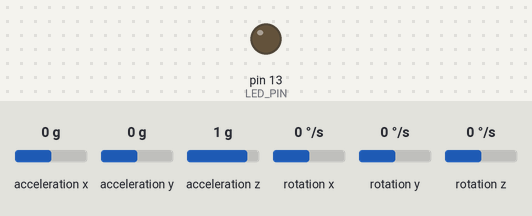
A sketch run on a simulated Arduino Leonardo, built with avr-gcc and run on an emulated ATmega32U4. Shown: output pins drawn as LEDs (lit = HIGH). Dashed ring = blinking. The test bench sets the inputs (shaded band); at power-on: acceleration x 0 g, acceleration y 0 g, acceleration z 1 g, rotation x 0 °/s, rotation y 0 °/s, rotation z 0 °/s. What the sketch prints to the serial monitor is not drawn.

Above: at 0.1 s.
At 0.67 s:
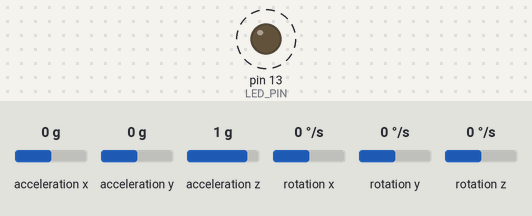
Timing chart, 0 to 3.5 s (numbered marks = the images above):
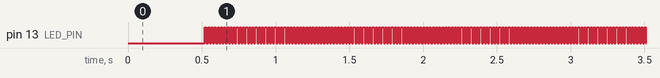

The sketch:

MPU6050_DMP6.ino
```cpp
// I2C device class (I2Cdev) demonstration Arduino sketch for MPU6050 class using DMP (MotionApps v2.0)
// 6/21/2012 by Jeff Rowberg <jeff@rowberg.net>
// Updates should (hopefully) always be available at https://github.com/jrowberg/i2cdevlib
//
// Changelog:
//      2013-05-08 - added seamless Fastwire support
//                 - added note about gyro calibration
//      2012-06-21 - added note about Arduino 1.0.1 + Leonardo compatibility error
//      2012-06-20 - improved FIFO overflow handling and simplified read process
//      2012-06-19 - completely rearranged DMP initialization code and simplification
//      2012-06-13 - pull gyro and accel data from FIFO packet instead of reading directly
//      2012-06-09 - fix broken FIFO read sequence and change interrupt detection to RISING
//      2012-06-05 - add gravity-compensated initial reference frame acceleration output
//                 - add 3D math helper file to DMP6 example sketch
//                 - add Euler output and Yaw/Pitch/Roll output formats
//      2012-06-04 - remove accel offset clearing for better results (thanks Sungon Lee)
//      2012-06-01 - fixed gyro sensitivity to be 2000 deg/sec instead of 250
//      2012-05-30 - basic DMP initialization working

/* ============================================
I2Cdev device library code is placed under the MIT license
Copyright (c) 2012 Jeff Rowberg

Permission is hereby granted, free of charge, to any person obtaining a copy
of this software and associated documentation files (the "Software"), to deal
in the Software without restriction, including without limitation the rights
to use, copy, modify, merge, publish, distribute, sublicense, and/or sell
copies of the Software, and to permit persons to whom the Software is
furnished to do so, subject to the following conditions:

The above copyright notice and this permission notice shall be included in
all copies or substantial portions of the Software.

THE SOFTWARE IS PROVIDED "AS IS", WITHOUT WARRANTY OF ANY KIND, EXPRESS OR
IMPLIED, INCLUDING BUT NOT LIMITED TO THE WARRANTIES OF MERCHANTABILITY,
FITNESS FOR A PARTICULAR PURPOSE AND NONINFRINGEMENT. IN NO EVENT SHALL THE
AUTHORS OR COPYRIGHT HOLDERS BE LIABLE FOR ANY CLAIM, DAMAGES OR OTHER
LIABILITY, WHETHER IN AN ACTION OF CONTRACT, TORT OR OTHERWISE, ARISING FROM,
OUT OF OR IN CONNECTION WITH THE SOFTWARE OR THE USE OR OTHER DEALINGS IN
THE SOFTWARE.
===============================================
*/

// I2Cdev and MPU6050 must be installed as libraries, or else the .cpp/.h files
// for both classes must be in the include path of your project
#include "I2Cdev.h"

#include "MPU6050_6Axis_MotionApps20.h"
//#include "MPU6050.h" // not necessary if using MotionApps include file

// Arduino Wire library is required if I2Cdev I2CDEV_ARDUINO_WIRE implementation
// is used in I2Cdev.h
#if I2CDEV_IMPLEMENTATION == I2CDEV_ARDUINO_WIRE
    #include "Wire.h"
#endif

// class default I2C address is 0x68
// specific I2C addresses may be passed as a parameter here
// AD0 low = 0x68 (default for SparkFun breakout and InvenSense evaluation board)
// AD0 high = 0x69
MPU6050 mpu;
//MPU6050 mpu(0x69); // <-- use for AD0 high

/* =========================================================================
   NOTE: In addition to connection 3.3v, GND, SDA, and SCL, this sketch
   depends on the MPU-6050's INT pin being connected to the Arduino's
   external interrupt #0 pin. On the Arduino Uno and Mega 2560, this is
   digital I/O pin 2.
 * ========================================================================= */

/* =========================================================================
   NOTE: Arduino v1.0.1 with the Leonardo board generates a compile error
   when using Serial.write(buf, len). The Teapot output uses this method.
   The solution requires a modification to the Arduino USBAPI.h file, which
   is fortunately simple, but annoying. This will be fixed in the next IDE
   release. For more info, see these links:

   http://arduino.cc/forum/index.php/topic,109987.0.html
   http://code.google.com/p/arduino/issues/detail?id=958
 * ========================================================================= */


// uncomment "OUTPUT_READABLE_QUATERNION" if you want to see the actual
// quaternion components in a [w, x, y, z] format (not best for parsing
// on a remote host such as Processing or something though)
//#define OUTPUT_READABLE_QUATERNION

// uncomment "OUTPUT_READABLE_EULER" if you want to see Euler angles
// (in degrees) calculated from the quaternions coming from the FIFO.
// Note that Euler angles suffer from gimbal lock (for more info, see
// http://en.wikipedia.org/wiki/Gimbal_lock)
//#define OUTPUT_READABLE_EULER

// uncomment "OUTPUT_READABLE_YAWPITCHROLL" if you want to see the yaw/
// pitch/roll angles (in degrees) calculated from the quaternions coming
// from the FIFO. Note this also requires gravity vector calculations.
// Also note that yaw/pitch/roll angles suffer from gimbal lock (for
// more info, see: http://en.wikipedia.org/wiki/Gimbal_lock)
#define OUTPUT_READABLE_YAWPITCHROLL

// uncomment "OUTPUT_READABLE_REALACCEL" if you want to see acceleration
// components with gravity removed. This acceleration reference frame is
// not compensated for orientation, so +X is always +X according to the
// sensor, just without the effects of gravity. If you want acceleration
// compensated for orientation, us OUTPUT_READABLE_WORLDACCEL instead.
//#define OUTPUT_READABLE_REALACCEL

// uncomment "OUTPUT_READABLE_WORLDACCEL" if you want to see acceleration
// components with gravity removed and adjusted for the world frame of
// reference (yaw is relative to initial orientation, since no magnetometer
// is present in this case). Could be quite handy in some cases.
//#define OUTPUT_READABLE_WORLDACCEL

// uncomment "OUTPUT_TEAPOT" if you want output that matches the
// format used for the InvenSense teapot demo
//#define OUTPUT_TEAPOT


#define LED_PIN 13 // (Arduino is 13, Teensy is 11, Teensy++ is 6)
bool blinkState = false;

// MPU control/status vars
bool dmpReady = false;  // set true if DMP init was successful
uint8_t mpuIntStatus;   // holds actual interrupt status byte from MPU
uint8_t devStatus;      // return status after each device operation (0 = success, !0 = error)
uint16_t packetSize;    // expected DMP packet size (default is 42 bytes)
uint16_t fifoCount;     // count of all bytes currently in FIFO
uint8_t fifoBuffer[64]; // FIFO storage buffer

// orientation/motion vars
Quaternion q;           // [w, x, y, z]         quaternion container
VectorInt16 aa;         // [x, y, z]            accel sensor measurements
VectorInt16 aaReal;     // [x, y, z]            gravity-free accel sensor measurements
VectorInt16 aaWorld;    // [x, y, z]            world-frame accel sensor measurements
VectorFloat gravity;    // [x, y, z]            gravity vector
float euler[3];         // [psi, theta, phi]    Euler angle container
float ypr[3];           // [yaw, pitch, roll]   yaw/pitch/roll container and gravity vector

// packet structure for InvenSense teapot demo
uint8_t teapotPacket[14] = { '$', 0x02, 0,0, 0,0, 0,0, 0,0, 0x00, 0x00, '\r', '\n' };


// ================================================================
// ===               INTERRUPT DETECTION ROUTINE                ===
// ================================================================

volatile bool mpuInterrupt = false;     // indicates whether MPU interrupt pin has gone high
void dmpDataReady() {
    mpuInterrupt = true;
}


// ================================================================
// ===                      INITIAL SETUP                       ===
// ================================================================

void setup() {
    // join I2C bus (I2Cdev library doesn't do this automatically)
    #if I2CDEV_IMPLEMENTATION == I2CDEV_ARDUINO_WIRE
        Wire.begin();
        TWBR = 24; // 400kHz I2C clock (200kHz if CPU is 8MHz)
    #elif I2CDEV_IMPLEMENTATION == I2CDEV_BUILTIN_FASTWIRE
        Fastwire::setup(400, true);
    #endif

    // initialize serial communication
    // (115200 chosen because it is required for Teapot Demo output, but it's
    // really up to you depending on your project)
    Serial.begin(115200);
    while (!Serial); // wait for Leonardo enumeration, others continue immediately

    // NOTE: 8MHz or slower host processors, like the Teensy @ 3.3v or Ardunio
    // Pro Mini running at 3.3v, cannot handle this baud rate reliably due to
    // the baud timing being too misaligned with processor ticks. You must use
    // 38400 or slower in these cases, or use some kind of external separate
    // crystal solution for the UART timer.

    // initialize device
    //Serial.println(F("Initializing I2C devices..."));
    mpu.initialize();

    // verify connection
    //Serial.println(F("Testing device connections..."));
    //Serial.println(mpu.testConnection() ? F("MPU6050 connection successful") : F("MPU6050 connection failed"));

    // load and configure the DMP
    //Serial.println(F("Initializing DMP..."));
    devStatus = mpu.dmpInitialize();

    // supply your own gyro offsets here, scaled for min sensitivity
    mpu.setXGyroOffset(220);
    mpu.setYGyroOffset(76);
    mpu.setZGyroOffset(-85);
    mpu.setZAccelOffset(1788); // 1688 factory default for my test chip

    // make sure it worked (returns 0 if so)
    if (devStatus == 0) {
        // turn on the DMP, now that it's ready
        //Serial.println(F("Enabling DMP..."));
        mpu.setDMPEnabled(true);

        // get expected DMP packet size for later comparison
        packetSize = mpu.dmpGetFIFOPacketSize();
    } else {
        // ERROR!
        // 1 = initial memory load failed
        // 2 = DMP configuration updates failed
        // (if it's going to break, usually the code will be 1)
        //Serial.print(F("DMP Initialization failed (code "));
        //Serial.print(devStatus);
        //Serial.println(F(")"));
    }

    // configure LED for output
    pinMode(LED_PIN, OUTPUT);
}


// ================================================================
// ===                    MAIN PROGRAM LOOP                     ===
// ================================================================

void loop() {
    // reset interrupt flag and get INT_STATUS byte
    mpuInterrupt = false;
    mpuIntStatus = mpu.getIntStatus();

    // get current FIFO count
    fifoCount = mpu.getFIFOCount();

    // check for overflow (this should never happen unless our code is too inefficient)
    if ((mpuIntStatus & 0x10) || fifoCount == 1024) {
        // reset so we can continue cleanly
        mpu.resetFIFO();
        //Serial.println(F("FIFO overflow!"));

    // otherwise, check for DMP data ready interrupt (this should happen frequently)
    } else if (mpuIntStatus & 0x02) {
        // wait for correct available data length, should be a VERY short wait
        while (fifoCount < packetSize) fifoCount = mpu.getFIFOCount();

        // read a packet from FIFO
        mpu.getFIFOBytes(fifoBuffer, packetSize);

        // track FIFO count here in case there is > 1 packet available
        // (this lets us immediately read more without waiting for an interrupt)
        fifoCount -= packetSize;

        // display Euler angles in degrees
        mpu.dmpGetQuaternion(&q, fifoBuffer);
        mpu.dmpGetGravity(&gravity, &q);
        mpu.dmpGetYawPitchRoll(ypr, &q, &gravity);
        Serial.print(ypr[2] * 180/M_PI);
        Serial.print(",");
        Serial.print(ypr[1] * 180/M_PI);
        Serial.print(",");
        Serial.println(ypr[0] * 180/M_PI);

        // blink LED to indicate activity
        blinkState = !blinkState;
        digitalWrite(LED_PIN, blinkState);
    }
}
```

Measured:
- by itself, pin 13 (LED_PIN): alternates HIGH for 0.01 s and LOW for 0.01 s
